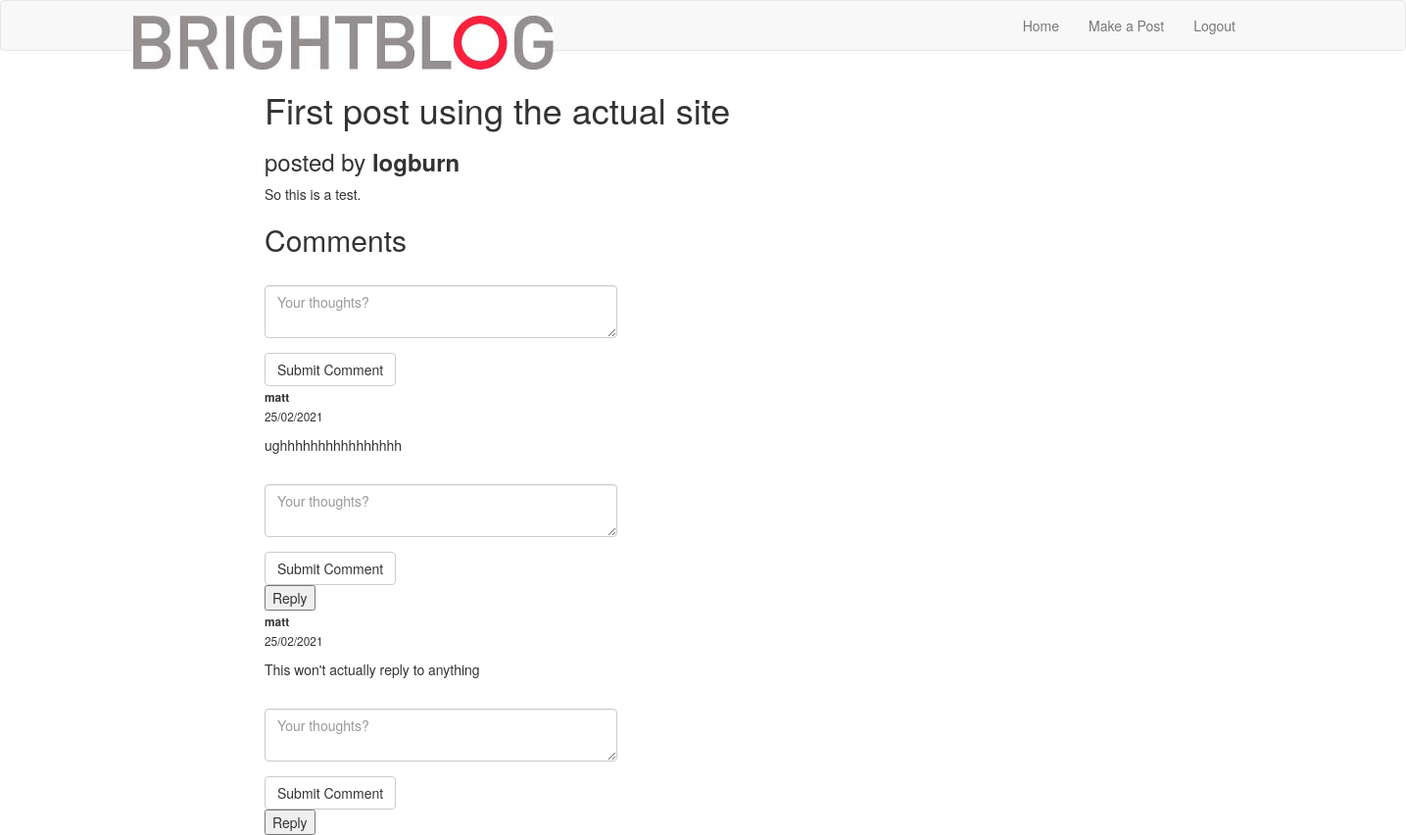
/showpost/1 (signed in), run on the app's committed database.
### app/models.py (models this page shows, shortened)
class Post(db.Model):
    id = db.Column(db.Integer, primary_key=True)
    title = db.Column(db.String(150))
    body = db.Column(db.Text())
    timestamp = db.Column(db.DateTime, index=True, default=datetime.utcnow)
    user_id = db.Column(db.Integer, db.ForeignKey('user.id'))

class User(UserMixin, db.Model):
    id = db.Column(db.Integer, primary_key=True)
    username = db.Column(db.String(64), index=True, unique=True)
    email = db.Column(db.String(120), index=True, unique=True)
    password_hash = db.Column(db.String(128))
    posts = db.relationship('Post', backref='author', lazy='dynamic')
    comments = db.relationship('Comment', backref='author', lazy='dynamic')

class Comment(db.Model):
    _N = 6 # number of digits used for each component of path
    id = db.Column(db.Integer, primary_key=True)
    text = db.Column(db.String(500))
    user_id = db.Column(db.Integer, db.ForeignKey('user.id'))
    post_id = db.Column(db.Integer, db.ForeignKey('post.id'))
    timestamp = db.Column(db.DateTime(), default=datetime.utcnow, index=True)
    path = db.Column(db.Text, index=True)
    parent_id = db.Column(db.Integer, db.ForeignKey('comment.id'))
    replies = db.relationship(
        'Comment', backref=db.backref('parent', remote_side=[id]),
        lazy='dynamic')

### app/routes.py (the view)
@app.route('/showpost/<int:post_id>', methods=['GET', 'POST'])
def show_post(post_id):
    form = CommentForm()
    post = Post.query.get(post_id)
    comments = Comment.query.filter_by(post_id=post_id).order_by(Comment.timestamp.asc())
    if post is not None:
        if form.validate_on_submit():
            comment = Comment(text=form.comment.data, author=current_user, post_id=post_id)
            comment.save()
            flash('Your comment has been posted!')
            return redirect(url_for('show_post', post_id=post.id))
        return render_template('showpost.html', title=post.title, form=form, post=post, comments=comments)
    else:
        return render_template('404.html', title='Page not found.')

### app/forms.py (shortened to what this page needs)
class CommentForm(FlaskForm):
    comment = TextAreaField('', render_kw={'placeholder': 'Your thoughts?'}, validators=[DataRequired(), Length(min=1, max=500)])
    submit = SubmitField('Submit Comment')

### app/models.py (called while the page is built)
@login.user_loader
def load_user(id):
    return User.query.get(int(id))

### app/templates/showpost.html (shortened to what this page needs)
{% extends "base.html" %}
{% import 'bootstrap/wtf.html' as wtf %}
{% block app_content %}
<div class="container">
    <h1>{{ post.title }}</h1>
    <h3>posted by <b>{{ post.author.username }}</b></h3>
    <p>{{post.body}}</p>
    <h2>Comments</h2>
    <div class="row">
        <div class="col-md-4">
            {{ wtf.quick_form(form) }}
        </div>
    </div>
    {% if comments is not none %}
        {% for comment in comments %}
            <div>
                <p>
                    <small>
                        <b>{{ comment.author.username }}<br></b> {{ comment.timestamp.strftime("%d/%m/%Y") }}
                    </small>
                </p>
                <p>{{ comment.text }}</p>
                {% if current_user.is_authenticated %}
                {% set toggleCall = "{}{}{}".format('toggleDisplay(', comment.id, ')') %}
                <div id={{comment.id}} >
                    <div class="row" display="none">
                        <div class="col-md-4">
                            {{ wtf.quick_form(form) }}
                        </div>
                    </div>
                </div>
                <button onclick={{toggleCall}}>Reply</button>
                {% endif %}
            </div>
        {% endfor %}
    {% endif %}
</div>
{% endblock %}

### app/static/brightblog.css (style rules this page uses)
.container { margin-left: 120px; margin-right: 120px; }

### data on the page
Post: title "First post using the actual site", body "So this is a test."
User: author.username "logburn"
Comment: author.username "matt", timestamp "25/02/2021", text "ughhhhhhhhhhhhhhhh"
Comment: author.username "matt", timestamp "25/02/2021", text "This won't actually reply to anything"
